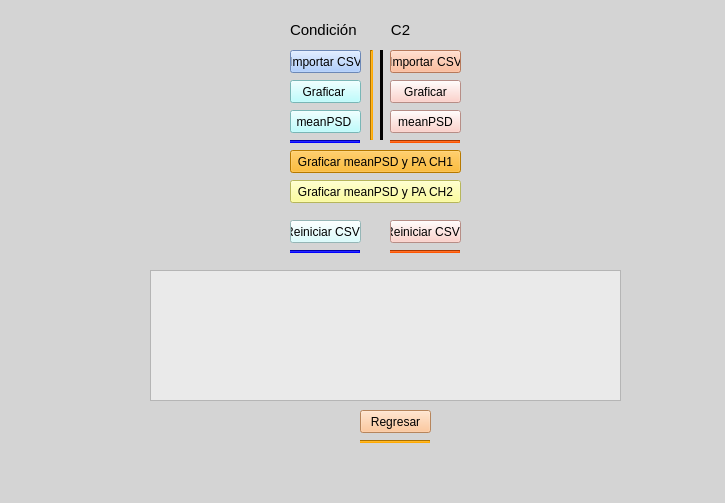
<?xml version="1.0" encoding="UTF-8"?>
<ui version="4.0">
 <class>segunda</class>
 <widget class="QMainWindow" name="segunda">
  <property name="geometry">
   <rect>
    <x>0</x>
    <y>0</y>
    <width>725</width>
    <height>503</height>
   </rect>
  </property>
  <property name="windowTitle">
   <string>MainWindow</string>
  </property>
  <property name="styleSheet">
   <string notr="true">background-color: rgb(212, 212, 212);</string>
  </property>
  <widget class="QWidget" name="centralwidget">
   <widget class="Line" name="line_12">
    <property name="geometry">
     <rect>
      <x>370</x>
      <y>50</y>
      <width>3</width>
      <height>90</height>
     </rect>
    </property>
    <property name="styleSheet">
     <string notr="true">background-color: rgb(255, 170, 0);</string>
    </property>
    <property name="orientation">
     <enum>Qt::Vertical</enum>
    </property>
   </widget>
   <widget class="Line" name="line_5">
    <property name="geometry">
     <rect>
      <x>390</x>
      <y>250</y>
      <width>70</width>
      <height>3</height>
     </rect>
    </property>
    <property name="styleSheet">
     <string notr="true">background-color: rgb(255, 85, 0);</string>
    </property>
    <property name="orientation">
     <enum>Qt::Horizontal</enum>
    </property>
   </widget>
   <widget class="QPushButton" name="boton2_1">
    <property name="geometry">
     <rect>
      <x>290</x>
      <y>180</y>
      <width>171</width>
      <height>23</height>
     </rect>
    </property>
    <property name="styleSheet">
     <string notr="true">background-color: rgb(255, 255, 127);</string>
    </property>
    <property name="text">
     <string>Graficar meanPSD y PA CH2</string>
    </property>
   </widget>
   <widget class="QPushButton" name="boton1_3">
    <property name="geometry">
     <rect>
      <x>290</x>
      <y>220</y>
      <width>71</width>
      <height>23</height>
     </rect>
    </property>
    <property name="styleSheet">
     <string notr="true">background-color: rgb(208, 255, 255);</string>
    </property>
    <property name="text">
     <string>Reiniciar CSVs</string>
    </property>
   </widget>
   <widget class="QPushButton" name="boton3_1">
    <property name="geometry">
     <rect>
      <x>390</x>
      <y>80</y>
      <width>71</width>
      <height>23</height>
     </rect>
    </property>
    <property name="styleSheet">
     <string notr="true">background-color: rgb(255, 197, 187);</string>
    </property>
    <property name="text">
     <string>Graficar</string>
    </property>
   </widget>
   <widget class="QPushButton" name="boton1">
    <property name="geometry">
     <rect>
      <x>290</x>
      <y>50</y>
      <width>71</width>
      <height>23</height>
     </rect>
    </property>
    <property name="styleSheet">
     <string notr="true">background-color: rgb(151, 191, 255);</string>
    </property>
    <property name="text">
     <string>Importar CSV</string>
    </property>
   </widget>
   <widget class="QTextEdit" name="resultado">
    <property name="geometry">
     <rect>
      <x>150</x>
      <y>270</y>
      <width>471</width>
      <height>131</height>
     </rect>
    </property>
    <property name="styleSheet">
     <string notr="true">background-color: rgb(234, 234, 234);</string>
    </property>
   </widget>
   <widget class="QPushButton" name="boton3_2">
    <property name="geometry">
     <rect>
      <x>390</x>
      <y>110</y>
      <width>71</width>
      <height>23</height>
     </rect>
    </property>
    <property name="styleSheet">
     <string notr="true">background-color: rgb(255, 197, 187);</string>
    </property>
    <property name="text">
     <string>meanPSD</string>
    </property>
   </widget>
   <widget class="QLabel" name="label_2">
    <property name="geometry">
     <rect>
      <x>390</x>
      <y>20</y>
      <width>21</width>
      <height>20</height>
     </rect>
    </property>
    <property name="text">
     <string>&lt;html&gt;&lt;head/&gt;&lt;body&gt;&lt;p align=&quot;center&quot;&gt;&lt;span style=&quot; font-size:11pt;&quot;&gt;C2&lt;/span&gt;&lt;/p&gt;&lt;/body&gt;&lt;/html&gt;</string>
    </property>
   </widget>
   <widget class="Line" name="line">
    <property name="geometry">
     <rect>
      <x>290</x>
      <y>140</y>
      <width>70</width>
      <height>3</height>
     </rect>
    </property>
    <property name="styleSheet">
     <string notr="true">background-color: rgb(0, 0, 255);</string>
    </property>
    <property name="orientation">
     <enum>Qt::Horizontal</enum>
    </property>
   </widget>
   <widget class="QPushButton" name="boton3_3">
    <property name="geometry">
     <rect>
      <x>390</x>
      <y>220</y>
      <width>71</width>
      <height>23</height>
     </rect>
    </property>
    <property name="styleSheet">
     <string notr="true">background-color: rgb(255, 197, 187);</string>
    </property>
    <property name="text">
     <string>Reiniciar CSVs</string>
    </property>
   </widget>
   <widget class="Line" name="line_13">
    <property name="geometry">
     <rect>
      <x>380</x>
      <y>50</y>
      <width>3</width>
      <height>90</height>
     </rect>
    </property>
    <property name="styleSheet">
     <string notr="true">background-color: rgb(0, 0, 0);</string>
    </property>
    <property name="orientation">
     <enum>Qt::Vertical</enum>
    </property>
   </widget>
   <widget class="QPushButton" name="boton3">
    <property name="geometry">
     <rect>
      <x>390</x>
      <y>50</y>
      <width>71</width>
      <height>23</height>
     </rect>
    </property>
    <property name="styleSheet">
     <string notr="true">background-color: rgb(255, 170, 127);</string>
    </property>
    <property name="text">
     <string>Importar CSV</string>
    </property>
   </widget>
   <widget class="QPushButton" name="boton1_1">
    <property name="geometry">
     <rect>
      <x>290</x>
      <y>80</y>
      <width>71</width>
      <height>23</height>
     </rect>
    </property>
    <property name="styleSheet">
     <string notr="true">background-color: rgb(170, 255, 255);</string>
    </property>
    <property name="text">
     <string>Graficar </string>
    </property>
   </widget>
   <widget class="Line" name="line_2">
    <property name="geometry">
     <rect>
      <x>390</x>
      <y>140</y>
      <width>70</width>
      <height>3</height>
     </rect>
    </property>
    <property name="styleSheet">
     <string notr="true">background-color: rgb(255, 85, 0);</string>
    </property>
    <property name="orientation">
     <enum>Qt::Horizontal</enum>
    </property>
   </widget>
   <widget class="QPushButton" name="boton2">
    <property name="geometry">
     <rect>
      <x>290</x>
      <y>150</y>
      <width>171</width>
      <height>23</height>
     </rect>
    </property>
    <property name="styleSheet">
     <string notr="true">background-color: rgb(255, 170, 0);</string>
    </property>
    <property name="text">
     <string>Graficar meanPSD y PA CH1</string>
    </property>
   </widget>
   <widget class="QLabel" name="label">
    <property name="geometry">
     <rect>
      <x>290</x>
      <y>20</y>
      <width>71</width>
      <height>20</height>
     </rect>
    </property>
    <property name="text">
     <string>&lt;html&gt;&lt;head/&gt;&lt;body&gt;&lt;p align=&quot;center&quot;&gt;&lt;span style=&quot; font-size:11pt;&quot;&gt;Condición 1&lt;/span&gt;&lt;/p&gt;&lt;/body&gt;&lt;/html&gt;</string>
    </property>
   </widget>
   <widget class="QPushButton" name="boton1_2">
    <property name="geometry">
     <rect>
      <x>290</x>
      <y>110</y>
      <width>71</width>
      <height>23</height>
     </rect>
    </property>
    <property name="styleSheet">
     <string notr="true">background-color: rgb(170, 255, 255);</string>
    </property>
    <property name="text">
     <string>meanPSD </string>
    </property>
   </widget>
   <widget class="Line" name="line_4">
    <property name="geometry">
     <rect>
      <x>290</x>
      <y>250</y>
      <width>70</width>
      <height>3</height>
     </rect>
    </property>
    <property name="styleSheet">
     <string notr="true">background-color: rgb(0, 0, 255);</string>
    </property>
    <property name="orientation">
     <enum>Qt::Horizontal</enum>
    </property>
   </widget>
   <widget class="Line" name="line_19">
    <property name="geometry">
     <rect>
      <x>360</x>
      <y>440</y>
      <width>70</width>
      <height>3</height>
     </rect>
    </property>
    <property name="styleSheet">
     <string notr="true">background-color: rgb(255, 170, 0);</string>
    </property>
    <property name="orientation">
     <enum>Qt::Horizontal</enum>
    </property>
   </widget>
   <widget class="QPushButton" name="boton6_4">
    <property name="geometry">
     <rect>
      <x>360</x>
      <y>410</y>
      <width>71</width>
      <height>23</height>
     </rect>
    </property>
    <property name="styleSheet">
     <string notr="true">background-color: rgb(255, 186, 129);</string>
    </property>
    <property name="text">
     <string>Regresar</string>
    </property>
   </widget>
  </widget>
  <widget class="QMenuBar" name="menubar">
   <property name="geometry">
    <rect>
     <x>0</x>
     <y>0</y>
     <width>725</width>
     <height>21</height>
    </rect>
   </property>
  </widget>
  <widget class="QStatusBar" name="statusbar"/>
 </widget>
 <resources/>
 <connections/>
</ui>
